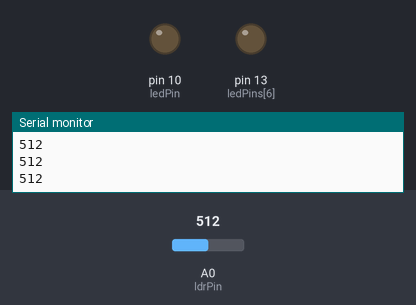
The sketch below on a simulated Arduino Uno, built with avr-gcc and run on an emulated ATmega328P. Shown: output pins drawn as LEDs (lit = HIGH), the last lines printed to the serial monitor. The inputs (shaded band) are chosen by the test bench; at power-on: A0 (ldrPin) = 512. Pins used as bus, display or sensor lines are not drawn.

Above: at 1.2 s.
1.3 s: A0 (ldrPin) set to 484
At 1.6 s:
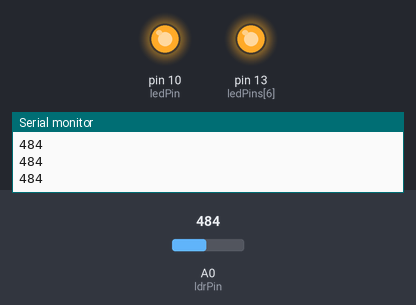
2.8 s: A0 (ldrPin) set to 510
At 4.0 s:
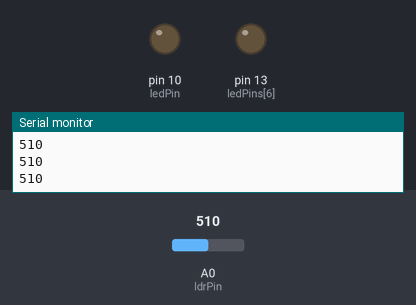
4.3 s: A0 (ldrPin) set to 490
At 5.5 s:
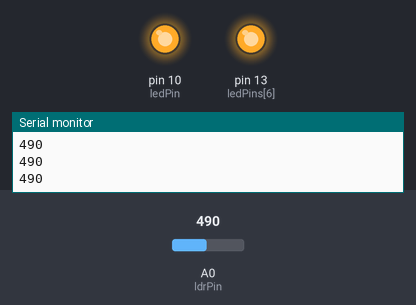
Timing chart, 0 to 7.3 s (numbered marks = the images above; inputs shaded):
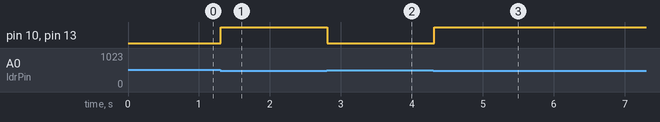

Measured:
- the behaviour switches between 500 and 499 on A0 (ldrPin) (found by bisection; images 0 and 1)
- after the input at 1.3 s, pin 10 (ledPin), pin 13 (ledPins[6]): LOW → HIGH at once
- after the input at 2.8 s, pin 10 (ledPin), pin 13 (ledPins[6]): HIGH → LOW at once
- after the input at 4.3 s, pin 10 (ledPin), pin 13 (ledPins[6]): LOW → HIGH at once

The sketch:

Light_Sytem_using_Photoresistor_Tinkercad_Code.ino
```cpp
int ldrPin = A0;
int ledPins[] = {2, 6, 8, 10, 11, 12, 13};
int threshold = 500;

void setup() {
  Serial.begin(9600);
for (int i = 0; i < 7; i++) {
  pinMode(ledPins[i], OUTPUT);
}
}
void loop() {
  int ldrValue = analogRead(ldrPin);
  Serial.println(ldrValue);
  if (ldrValue < threshold) {
    for (int i = 0; i < 7; i++) {
      digitalWrite(ledPins[i], HIGH);
    }
  }
  else {
    for (int i = 0; i < 7; i++) {
      digitalWrite(ledPins[i], LOW);
    }
  }
  delay(100);
}
```

Value_Added_3__Temperature_Monitoring_System_.c
```cpp
#include <LiquidCrystal.h>

LiquidCrystal lcd(12, 11, 5, 4, 3, 2);

float tempC = 0.0;
float threshold = 50.0;
const int buzzerPin = 6;
const int sensorPin = A0;

void setup() {
  lcd.begin(16, 2);
  pinMode(buzzerPin, OUTPUT);
  Serial.begin(9600);
}

void loop() {
  int raw = analogRead(sensorPin);
  float voltage = raw * (5.0 / 1024.0);
  tempC = (voltage - 0.5) * 100.0;

  Serial.print("Temp: ");
  Serial.print(tempC);
  Serial.println(" C");

  lcd.clear();
  lcd.setCursor(0, 0);
  lcd.print("Temp: ");
  lcd.print(tempC, 1);
  lcd.print(" C");

  if (tempC > threshold) {
    digitalWrite(buzzerPin, HIGH);
    lcd.setCursor(0, 1);
    lcd.print("ALERT: High Temp");
  } else {
    digitalWrite(buzzerPin, LOW);
    lcd.setCursor(0, 1);
    lcd.print("Status: Normal");
  }

  delay(200);
}
```

Value_Added_4__Street_Light_Controller_.c
```cpp
#include <LiquidCrystal.h>

LiquidCrystal lcd(8, 7, 6, 5, 4, 9);

int ldrVal = 0;
const int ldrPin = A0;
const int ledPin = 10;
const int threshold = 500;

void setup() {
  pinMode(ldrPin, INPUT);
  pinMode(ledPin, OUTPUT);
  Serial.begin(9600);

  lcd.begin(16, 2);
  lcd.clear();
  lcd.setCursor(0, 0);
  lcd.print("Street Light");
  delay(1000);
}

void loop() {
  ldrVal = analogRead(ldrPin);
  Serial.println(ldrVal);

  lcd.clear();
  lcd.setCursor(0, 0);
  lcd.print("Light : ");
  lcd.print(ldrVal);

  lcd.setCursor(0, 1);
  if (ldrVal > threshold) {
    digitalWrite(ledPin, HIGH);
    lcd.print("LIGHT ON ");
  } else {
    digitalWrite(ledPin, LOW);
    lcd.print("LIGHT OFF");
  }

  delay(100);
}
```
